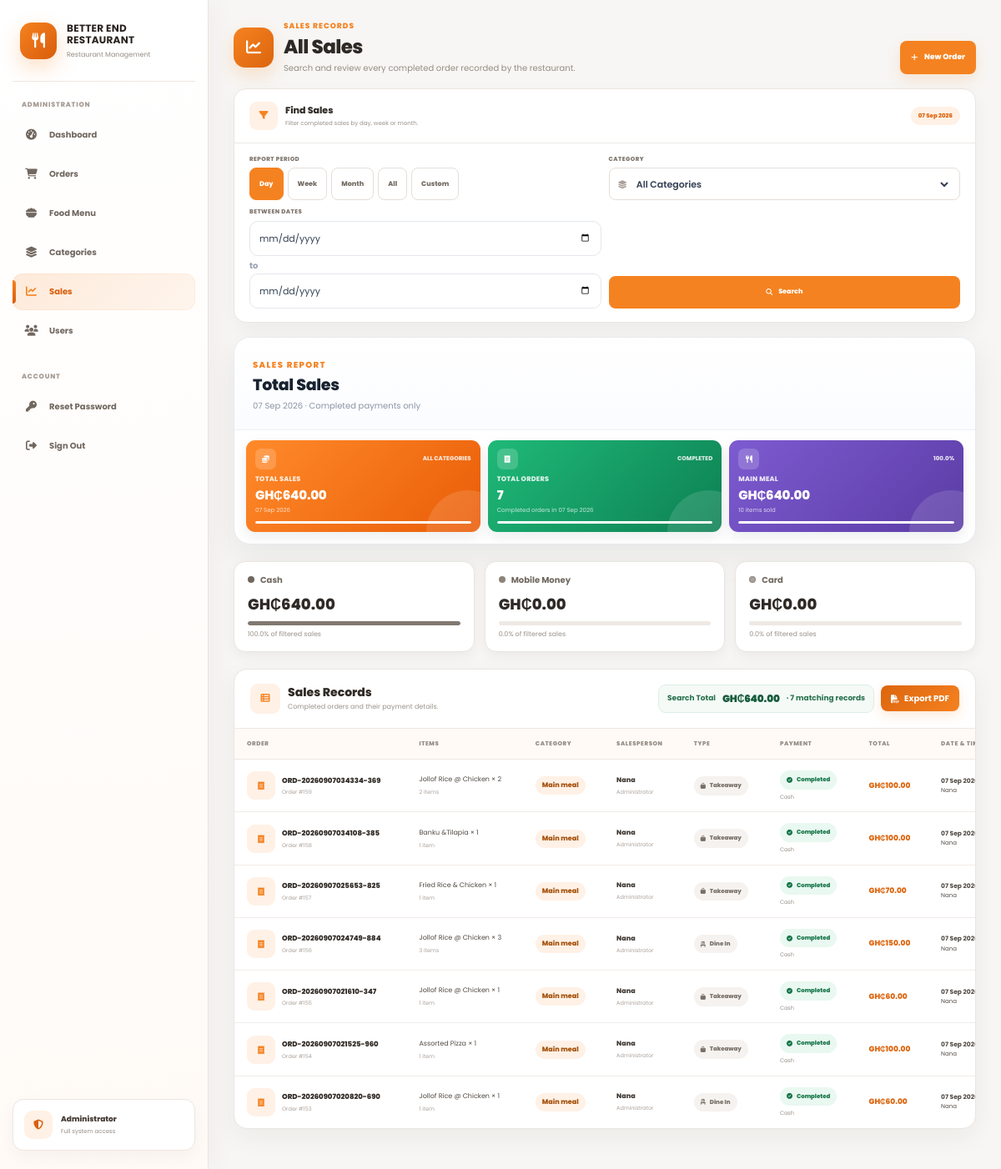
Screenshot of /pages/sales.php (signed in) with the database file from the repository.
### tables this page shows
CREATE TABLE `categories` (
  `id` int(10) UNSIGNED NOT NULL,
  `name` varchar(100) NOT NULL,
  `description` varchar(255) DEFAULT NULL,
  `status` enum('Active','Inactive') NOT NULL DEFAULT 'Active',
  `created_at` timestamp NOT NULL DEFAULT current_timestamp(),
  `updated_at` timestamp NOT NULL DEFAULT current_timestamp() ON UPDATE current_timestamp()
);

CREATE TABLE `orders` (
  `id` int(10) UNSIGNED NOT NULL,
  `order_number` varchar(30) NOT NULL,
  `user_id` int(10) UNSIGNED NOT NULL,
  `order_type` enum('Dine In','Takeaway') NOT NULL DEFAULT 'Dine In',
  `status` enum('Pending','Preparing','Ready','Completed','Cancelled') NOT NULL DEFAULT 'Completed',
  `subtotal` decimal(10,2) NOT NULL DEFAULT 0.00,
  `discount` decimal(10,2) NOT NULL DEFAULT 0.00,
  `tax` decimal(10,2) NOT NULL DEFAULT 0.00,
  `total` decimal(10,2) NOT NULL DEFAULT 0.00,
  `payment_status` enum('Unpaid','Partially Paid','Paid') NOT NULL DEFAULT 'Paid',
  `notes` text DEFAULT NULL,
  `created_at` timestamp NOT NULL DEFAULT current_timestamp(),
  `updated_at` timestamp NOT NULL DEFAULT current_timestamp() ON UPDATE current_timestamp()
);

### pages/sales.php (the view, shortened to what the rows shown need)
<?php
require_once "../includes/db_connection.php";
try {
    $pdo->setAttribute(PDO::ATTR_ERRMODE, PDO::ERRMODE_EXCEPTION);
    $pdo->setAttribute(PDO::ATTR_EMULATE_PREPARES, true);
} catch (Throwable $e) {
}
function e($value): string
{
    return htmlspecialchars((string)$value, ENT_QUOTES, 'UTF-8');
}
function ghMoney($amount): string
{
    return 'GH₵' . number_format((float)$amount, 2);
}
function validDate(string $date): bool
{
    if ($date === '') {
        return false;
    }
    $d = DateTime::createFromFormat('Y-m-d', $date);
    return $d !== false && $d->format('Y-m-d') === $date;
}
$period = $_GET['period'] ?? 'day';
$selectedDate = trim($_GET['date'] ?? date('Y-m-d'));
$fromDate = trim($_GET['from'] ?? '');
$toDate = trim($_GET['to'] ?? '');
$categoryId = (int)($_GET['category_id'] ?? 0);
$page = max(1, (int)($_GET['page'] ?? 1));
$perPage = 12;
$rangeStart = null;
$rangeEnd = null;
$rangeLabel = 'All completed sales';
if ($period === 'day') {
    $rangeStart = $selectedDate;
    $rangeEnd = $selectedDate;
    $rangeLabel = date('d M Y', strtotime($selectedDate));
} elseif ($period === 'month') {
    $d = new DateTime($selectedDate);
    $rangeStart = $d->format('Y-m-01');
    $rangeEnd = $d->format('Y-m-t');
    $rangeLabel = date('F Y', strtotime($selectedDate));
} elseif ($period === 'range' && validDate($fromDate) && validDate($toDate)) {
    $rangeStart = $fromDate;
    $rangeEnd = $toDate;
    $rangeLabel = date('d M Y', strtotime($fromDate)) . ' – ' . date('d M Y', strtotime($toDate));
} elseif ($period === 'range') {
    $period = 'all';
    $rangeLabel = 'All completed sales';
}
$records = [];
$categorySales = [];
$reportSales = 0;
try {
    $paidSql = "
        SELECT p.order_id,
               SUM(p.amount) AS amount,
               MAX(p.created_at) AS created_at,
               MAX(p.payment_method) AS payment_method
        FROM payments p
        WHERE p.status = 'Completed'
        GROUP BY p.order_id
    ";
    $reportWhere = [];
    $reportParams = [];
    if ($rangeStart !== null && $rangeEnd !== null) {
        $reportWhere[] = "p.created_at >= :r_start AND p.created_at < DATE_ADD(:r_end, INTERVAL 1 DAY)";
        $reportParams[':r_start'] = $rangeStart;
        $reportParams[':r_end'] = $rangeEnd;
    }
    $reportWhereSql = $reportWhere ? 'AND ' . implode(' AND ', $reportWhere) : '';
    $reportSql = "
        SELECT COALESCE(SUM(p.amount),0) AS sales_total,
               COUNT(DISTINCT p.order_id) AS order_total
        FROM payments p
        WHERE p.status = 'Completed' $reportWhereSql
    ";
    $stmt = $pdo->prepare($reportSql);
    foreach ($reportParams as $k => $v) $stmt->bindValue($k, $v, PDO::PARAM_STR);
    $stmt->execute();
    $report = $stmt->fetch(PDO::FETCH_ASSOC) ?: [];
    $reportSales = (float)($report['sales_total'] ?? 0);
    $catWhere = ["c.status = 'Active'", "p.order_id IS NOT NULL"];
    $catParams = [];
    if ($rangeStart !== null && $rangeEnd !== null) {
        $catWhere[] = "p.created_at >= :c_start AND p.created_at < DATE_ADD(:c_end, INTERVAL 1 DAY)";
        $catParams[':c_start'] = $rangeStart;
        $catParams[':c_end'] = $rangeEnd;
    }
    $categorySql = "
        SELECT c.id, c.name,
               COALESCE(SUM(oi.quantity),0) AS quantity,
               COALESCE(SUM(oi.subtotal),0) AS sales
        FROM categories c
        LEFT JOIN food_menu fm ON fm.category_id = c.id
        LEFT JOIN order_items oi ON oi.food_id = fm.id
        LEFT JOIN orders o ON o.id = oi.order_id
        LEFT JOIN ($paidSql) p ON p.order_id = o.id
        WHERE " . implode(' AND ', $catWhere) . "
        GROUP BY c.id, c.name
        ORDER BY sales DESC, c.name ASC
    ";
    $stmt = $pdo->prepare($categorySql);
    foreach ($catParams as $k => $v) $stmt->bindValue($k, $v, PDO::PARAM_STR);
    $stmt->execute();
    $categorySales = $stmt->fetchAll(PDO::FETCH_ASSOC);
    $where = ["paid.order_id IS NOT NULL"];
    $params = [];
    if ($rangeStart !== null && $rangeEnd !== null) {
        $where[] = "paid.created_at >= :t_start AND paid.created_at < DATE_ADD(:t_end, INTERVAL 1 DAY)";
        $params[':t_start'] = $rangeStart;
        $params[':t_end'] = $rangeEnd;
    }
    $whereSql = 'WHERE ' . implode(' AND ', $where);
    $offset = ($page - 1) * $perPage;
    $itemJoin = $categoryId > 0
        ? "INNER JOIN order_items oi ON oi.order_id=o.id
           INNER JOIN food_menu fm ON fm.id=oi.food_id AND fm.category_id=:r_cat_join
           LEFT JOIN categories c ON c.id=fm.category_id"
        : "LEFT JOIN order_items oi ON oi.order_id=o.id
           LEFT JOIN food_menu fm ON fm.id=oi.food_id
           LEFT JOIN categories c ON c.id=fm.category_id";
    $recordsSql = "
        SELECT o.id,o.order_number,o.order_type,o.status,o.subtotal,o.discount,o.tax,o.total,o.payment_status,o.user_id,o.created_at,
               COALESCE(u.full_name,u.username,'Unknown User') salesperson,
               CASE WHEN :r_cat_case=0 THEN paid.amount ELSE COALESCE(SUM(oi.subtotal),0) END paid_amount,
               COALESCE(paid.payment_method,'Not recorded') payment_method,
               paid.created_at paid_at,
               COALESCE(GROUP_CONCAT(DISTINCT CONCAT(fm.name,' × ',oi.quantity) ORDER BY fm.name SEPARATOR ', '),'No items') items,
               COALESCE(SUM(oi.quantity),0) item_count,
               COALESCE(GROUP_CONCAT(DISTINCT c.name ORDER BY c.name SEPARATOR ', '),'Uncategorised') categories
        FROM orders o
        LEFT JOIN users u ON u.id=o.user_id
        INNER JOIN ($paidSql) paid ON paid.order_id=o.id
        $itemJoin
        $whereSql
        GROUP BY o.id,o.order_number,o.order_type,o.status,o.subtotal,o.discount,o.tax,o.total,o.payment_status,o.user_id,o.created_at,
                 u.full_name,u.username,paid.amount,paid.payment_method,paid.created_at
        ORDER BY paid.created_at DESC,o.id DESC
        LIMIT :r_limit OFFSET :r_offset
    ";
    $stmt=$pdo->prepare($recordsSql);
    foreach($params as $k=>$v) $stmt->bindValue($k,$v,PDO::PARAM_STR);
    $stmt->bindValue(':r_cat_case',$categoryId,PDO::PARAM_INT);
    $stmt->bindValue(':r_limit',$perPage,PDO::PARAM_INT);
    $stmt->bindValue(':r_offset',$offset,PDO::PARAM_INT);
    $stmt->execute();
    $records=$stmt->fetchAll(PDO::FETCH_ASSOC);
} catch (PDOException $e) {
    error_log('Sales page SQL error: '.$e->getMessage());
    $error='Unable to load the sales records. Database query failed. Please check the SQL/database configuration.';
}
?>
<!DOCTYPE html>
<html lang="en">
<head>
    <link href="https://cdn.jsdelivr.net/npm/bootstrap@5.3.3/dist/css/bootstrap.min.css" rel="stylesheet">
    <link rel="stylesheet" href="https://cdnjs.cloudflare.com/ajax/libs/font-awesome/6.5.2/css/all.min.css">
    <link rel="stylesheet" href="../assets/css/styles.css">
</head>
<body>
    <div class="app">
        <main class="main">
            <div class="content">
                <div class="sales-heading">
                    <div class="sales-title">
                        <div>
                            <h1>All Sales</h1>
                        </div>
                    </div>
                </div>
                <section class="report-section">
                    <div class="report-heading">
                        <div>
                            <h2>Total Sales</h2>
                        </div>
                    </div>
                    <div class="category-grid">
                        <?php if ($categorySales): ?>
                        <?php foreach ($categorySales as $cat): ?>
                        <?php $catPercent = $reportSales > 0 ? ((float)$cat['sales'] / $reportSales) * 100 : 0; ?>
                        <article class="category-card">
                            <div class="category-card-top">
                                <div class="category-icon"><i class="fa-solid fa-utensils"></i></div>
                                <span><?= number_format($catPercent, 1) ?>%</span>
                            </div>
                            <div class="category-name"><?= e($cat['name']) ?></div>
                            <strong><?= ghMoney($cat['sales']) ?></strong>
                            <small><?= number_format((int)$cat['quantity']) ?> items sold</small>
                            <div class="category-bar"><span style="width:<?= min(100, $catPercent) ?>%"></span></div>
                        </article>
                        <?php endforeach; ?>
                        <?php else: ?>
                        <div class="category-empty">No category sales found for <?= e($rangeLabel) ?>.</div>
                        <?php endif; ?>
                    </div>
                </section>
                <section class="sales-panel">
                    <div class="sales-panel-head">
                        <div class="sales-panel-title">
                            <div>
                                <h2>Sales Records</h2>
                            </div>
                        </div>
                    </div>
                    <div class="table-wrap">
                        <table class="sales-table">
                            <thead>
                                <tr>
                                    <th>ORDER</th>
                                    <th>ITEMS</th>
                                    <th>CATEGORY</th>
                                    <th>SALESPERSON</th>
                                    <th>TYPE</th>
                                    <th>PAYMENT</th>
                                    <th>TOTAL</th>
                                    <th>DATE & TIME</th>
                                </tr>
                            </thead>
                            <tbody>
                                <?php if ($records): ?>
                                <?php foreach ($records as $record): ?>
                                <tr>
                                    <td>
                                        <div class="order-cell">
                                            <div class="order-icon">
                                                <i class="fa-solid fa-receipt"></i>
                                            </div>
                                            <div>
                                                <strong>
                                                    <?= e(
                                                        $record['order_number']
                                                            ?: '#' . $record['id']
                                                    ) ?>
                                                </strong>
                                                <small>
                                                    Order #<?= (int)$record['id'] ?>
                                                </small>
                                            </div>
                                        </div>
                                    </td>
                                    <td>
                                        <div class="items-cell">
                                            <?= e($record['items']) ?>
                                        </div>
                                        <small style="display:block;margin-top:4px;color:#aaa19a;font-size:6.5px;">
                                            <?= number_format((int)$record['item_count']) ?>
                                            <?= (int)$record['item_count'] === 1 ? 'item' : 'items' ?>
                                        </small>
                                    </td>
                                    <td>
                                        <div class="category-list-cell">
                                            <?php foreach (array_filter(array_map('trim', explode(',', (string)$record['categories']))) as $recordCategory): ?>
                                            <span class="category-badge"><?= e($recordCategory) ?></span>
                                            <?php endforeach; ?>
                                        </div>
                                    </td>
                                    <td>
                                        <div class="salesperson-cell">
                                            <strong>
                                                <?= e($record['salesperson']) ?>
                                            </strong>
                                            <small>
                                                <?= e(
                                                    $_SESSION['role'] ?? 'User'
                                                ) ?>
                                            </small>
                                        </div>
                                    </td>
                                    <td>
                                        <span class="type-badge">
                                            <i class="fa-solid <?= $record['order_type'] === 'Dine In'
                                                ? 'fa-chair'
                                                : 'fa-bag-shopping' ?>"></i>
                                            <?= e($record['order_type']) ?>
                                        </span>
                                    </td>
                                    <td>
                                        <span class="paid-badge">
                                            <i class="fa-solid fa-circle-check"></i>
                                            Completed
                                        </span>
                                        <span class="payment-method">
                                            <?= e($record['payment_method']) ?>
                                        </span>
                                    </td>
                                    <td>
                                        <span class="sale-total">
                                            <?= ghMoney($record['paid_amount']) ?>
                                        </span>
                                    </td>
                                    <td>
                                        <span class="sale-date">
                                            <?= e(
                                                date(
                                                    'd M Y, h:i A',
                                                    strtotime($record['paid_at'])
                                                )
                                            ) ?>
                                        </span>
                                        <small>
                                            <?= e($record['salesperson']) ?>
                                        </small>
                                    </td>
                                </tr>
                                <?php endforeach; ?>
                                <?php endif; ?>
                            </tbody>
                        </table>
                    </div>
                </section>
            </div>
        </main>
    </div>
</body>
</html>

### rows the page displays
categories: catPercent "100.0", name "MAIN MEAL", sales "GH₵640.00", quantity "10", min(100, $catPercent) 100 (drawn)
orders: order_number "ORD-20260907034334-369", id "159", items "Jollof Rice @ Chicken × 2", item_count "2", recordCategory "Main meal", salesperson "Nana", order_type "Takeaway", payment_method "Cash", paid_amount "GH₵100.00", paid_at "07 Sep…"
orders: order_number "ORD-20260907034108-385", id "158", items "Banku &Tilapia × 1", item_count "1", recordCategory "Main meal", salesperson "Nana", order_type "Takeaway", payment_method "Cash", paid_amount "GH₵100.00", paid_at "07 Sep…"
orders: order_number "ORD-20260907025653-825", id "157", items "Fried Rice & Chicken × 1", item_count "1", recordCategory "Main meal", salesperson "Nana", order_type "Takeaway", payment_method "Cash", paid_amount "GH₵70.00", paid_at "07 Sep…"
orders: order_number "ORD-20260907024749-884", id "156", items "Jollof Rice @ Chicken × 3", item_count "3", recordCategory "Main meal", salesperson "Nana", order_type "Dine In", payment_method "Cash", paid_amount "GH₵150.00", paid_at "07 Sep…"
orders: order_number "ORD-20260907021610-347", id "155", items "Jollof Rice @ Chicken × 1", item_count "1", recordCategory "Main meal", salesperson "Nana", order_type "Takeaway", payment_method "Cash", paid_amount "GH₵60.00", paid_at "07 Sep…"
orders: order_number "ORD-20260907021525-960", id "154", items "Assorted Pizza × 1", item_count "1", recordCategory "Main meal", salesperson "Nana", order_type "Takeaway", payment_method "Cash", paid_amount "GH₵100.00", paid_at "07 Sep…"
orders: order_number "ORD-20260907020820-690", id "153", items "Jollof Rice @ Chicken × 1", item_count "1", recordCategory "Main meal", salesperson "Nana", order_type "Dine In", payment_method "Cash", paid_amount "GH₵60.00", paid_at "07 Sep…"

### other values shown
$isAdmin ? 'Administrator' : 'Sales Person' "Administrator"
$rangeLabel "07 Sep 2026"
$label "Day"
$label "Week"
$label "Month"
$label "All"
$label "Custom"
ghMoney($reportSales) "GH₵640.00"
$reportOrders "7"
ghMoney($cashSales) "GH₵640.00"
$cashPercent "100.0"
ghMoney($momoSales) "GH₵0.00"
$momoPercent "0.0"
ghMoney($cardSales) "GH₵0.00"
$cardPercent "0.0"
